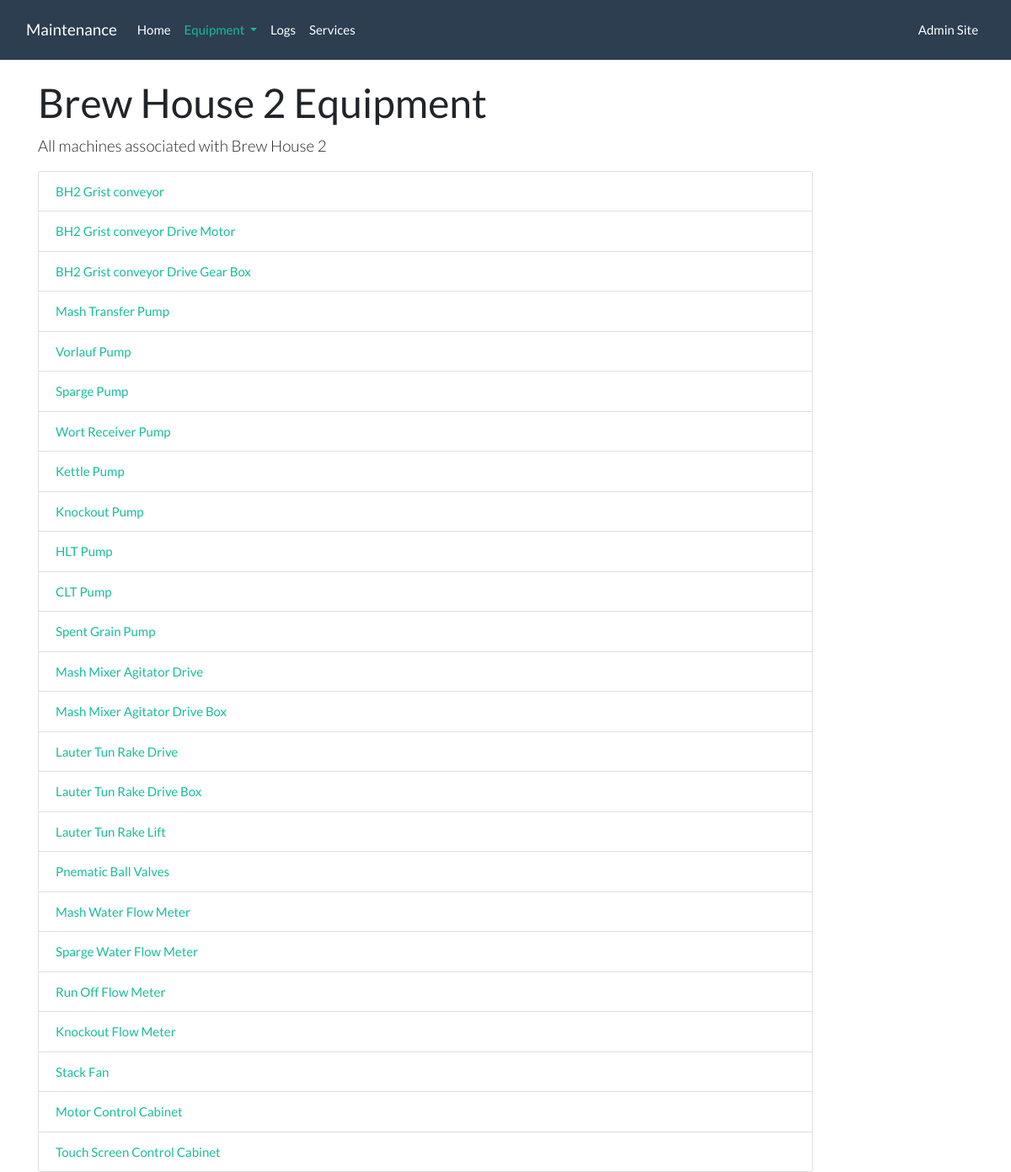
Screenshot of /equipment/BH2/ with the database file from the repository.
### equipment/models.py (models this page shows, shortened)
class Location(models.Model):
    location_id = models.CharField(primary_key=True, max_length=5)
    location_name = models.CharField(max_length=50)

class Equipment(models.Model):
    equipment_name = models.CharField(max_length=100)
    location = models.ForeignKey(Location, on_delete=models.CASCADE)
    manufacturer = models.CharField(max_length=50, blank=True)
    serial_no = models.CharField(max_length=50, blank=True)
    purchase_date = models.DateField(blank=True, null=True)
    supplier = models.CharField(max_length=50, blank=True)
    service_contact = models.TextField(blank=True)

### equipment/views.py (the view)
# urls.py: path('<str:location_id>/', views.location, name='location'),
def location(request, location_id):
    loc = get_object_or_404(Location, pk=location_id)
    equipment_list = list(Equipment.objects.filter(location=loc.location_id))
    context = {'location': loc, 'equipments': equipment_list}
    return render(request, 'equipment/location_detail.html', context)

### equipment/templates/equipment/location_detail.html (shortened to what this page needs)
{% extends 'equipment/base.html' %}
{% block nav-equipment %}
  active
{% endblock %}
{% block page-header %}
  {{location.location_name}} Equipment
{% endblock %}
{% block page-header-sub %}
  All machines associated with {{location.location_name}}
{% endblock %}
{% block content %}
  <div class="row">
    <div class="col-sm-9 col-sm-offset-3 col-md-10 col-md-offset-2">
      {% if equipments %}
      <ul class="list-group">
        {% for equip in equipments %}
          <li class="list-group-item">
            <a href="{% url 'equipment:info' location_id=location.location_id pk=equip.id %}">{{equip.equipment_name}}</a>
          </li>
        {% endfor %}
      </ul>
      {% else %}
        <p>No equipment logged in this location.</p>
      {% endif %}
    </div>
  </div>
{% endblock %}

### rows the page displays
Location: location_name "Brew House 2"
Equipment: equipment_name "BH2 Grist conveyor"
Equipment: equipment_name "BH2 Grist conveyor Drive Motor"
Equipment: equipment_name "BH2 Grist conveyor Drive Gear Box"
Equipment: equipment_name "Mash Transfer Pump"
Equipment: equipment_name "Vorlauf Pump"
Equipment: equipment_name "Sparge Pump"
Equipment: equipment_name "Wort Receiver Pump"
Equipment: equipment_name "Kettle Pump"
Equipment: equipment_name "Knockout Pump"
Equipment: equipment_name "HLT Pump"
Equipment: equipment_name "CLT Pump"
Equipment: equipment_name "Spent Grain Pump"
Equipment: equipment_name "Mash Mixer Agitator Drive"
Equipment: equipment_name "Mash Mixer Agitator Drive Box"
Equipment: equipment_name "Lauter Tun Rake Drive"
Equipment: equipment_name "Lauter Tun Rake Drive Box"
Equipment: equipment_name "Lauter Tun Rake Lift"
Equipment: equipment_name "Pnematic Ball Valves"
Equipment: equipment_name "Mash Water Flow Meter"
Equipment: equipment_name "Sparge Water Flow Meter"
Equipment: equipment_name "Run Off Flow Meter"
Equipment: equipment_name "Knockout Flow Meter"
Equipment: equipment_name "Stack Fan"
Equipment: equipment_name "Motor Control Cabinet"
Equipment: equipment_name "Touch Screen Control Cabinet"
